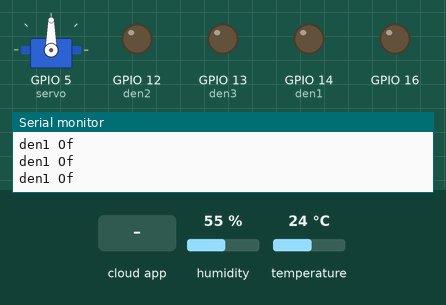
Bench run of a sketch on a simulated ESP8266 (NodeMCU). On the bench: servo, output pins drawn as LEDs (lit = HIGH), the last lines printed to the serial monitor. The inputs (shaded band) are chosen by the test bench; at power-on: humidity 55 %, temperature 24 °C. WiFi joins after 1.5 s; servers stay silent unless stated; network time is answered at once with the bench clock; the local clock reads 2024-03-15 10:24:30 at power-on unless the sketch sets it; the Firebase database answers and starts empty.

Above: at 3.4 s.
3.5 s: the phone or cloud app sets door to 1
At 7.5 s:
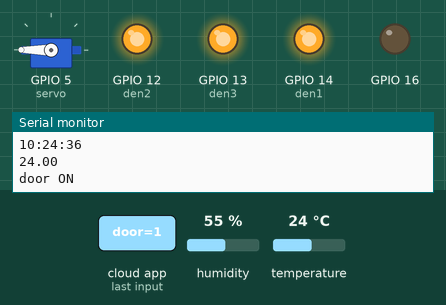
8.2 s: the phone or cloud app sets kitchen to 0
At 10.5 s:
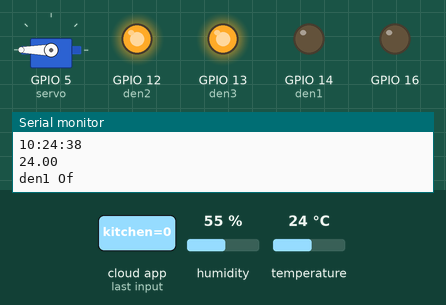
10.9 s: the phone or cloud app sets living to 0
At 12.6 s:
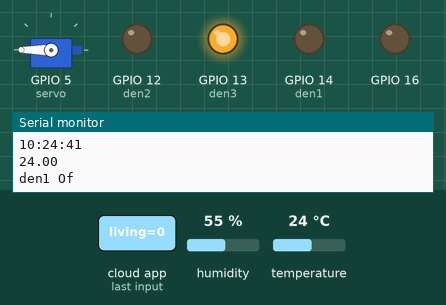
13.6 s: the phone or cloud app sets kitchen to 1
At 15.7 s:
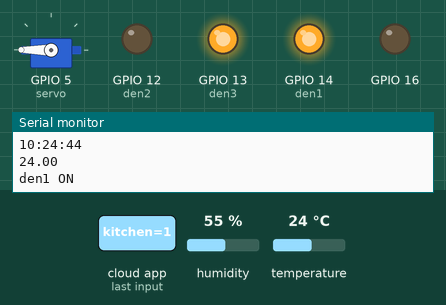
16.1 s: the phone or cloud app sets bedroom to 0
At 18.6 s:
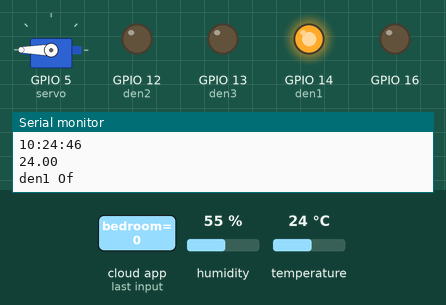
18.9 s: the phone or cloud app sets living to 1
At 20.4 s:
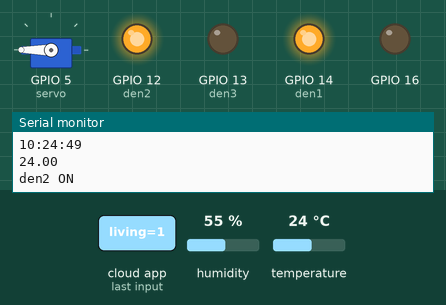
Timing chart, 0 to 21.9 s (numbered marks = the images above; inputs shaded):
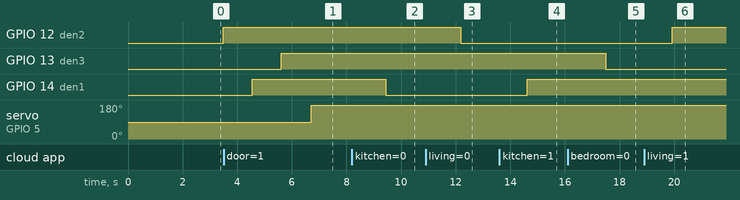

The sketch:

testwifimanager.ino
```cpp
#include <WiFiUdp.h>
#include <NTPClient.h>


#include <DNSServer.h>
#include <ESP8266WebServer.h>
#include <WiFiManager.h>

#include <Servo.h>
#include <DHT.h>

#include <ArduinoJson.h>
#include <FirebaseESP8266.h>
#include <ESP8266WiFi.h>

Servo servo;
WiFiUDP ntpUDP;
NTPClient timeClient(ntpUDP,"2.asia.pool.ntp.org",7*3600);

#define chandht 4
#define loaidht DHT11
DHT dht(chandht,loaidht);

#define den1 14
#define den2 12
#define den3 13

#define FIREBASE_HOST "my-application-fa381-default-rtdb.firebaseio.com/"
#define FIREBASE_AUTH "4VjAKP8HiD6WEnjHoVut9X93c3NzU7GTwvP0ZrfQ"

FirebaseData firebaseData;
FirebaseJson json;

float nhietdo,pre_nhietdo=0;
float doam,pre_doam=0;
String path = "/";
String a,pre_a=" ";
String b,pre_b=" ";
String c,pre_c=" ";
String d,pre_d=" ";
int t=0;
int check_connect=1;
int hour,minute;
int lhour,lmin,lshour,lsmin;
int khour,kmin,kshour,ksmin;
int bhour,bmin,bshour,bsmin;

void configModeCallback (WiFiManager *myWiFiManager)
{
  Serial.println("Entered config mode");
  Serial.println(WiFi.softAPIP());
  Serial.println(myWiFiManager->getConfigPortalSSID());
}


void setup() {

  Serial.begin(9600);
  pinMode(16,OUTPUT);
  pinMode(den1,OUTPUT);
  pinMode(den2,OUTPUT);
  pinMode(den3,OUTPUT);

  // servo
  servo.attach(5);
  servo.write(90);
  // sensor begin
    dht.begin();
  // start to connect to wifi
    WiFiManager wifiManager;
    wifiManager.autoConnect("config wifi_esp", "123456789");
//      wifiManager.setAPCallback(configModeCallback);
//      if (!wifiManager.autoConnect())
//      {
//        Serial.println("failed to connect and hit timeout");
//        ESP.reset();
//        delay(1000);
//      }
      Serial.println("connected...yeey :)");
  // start to connect to firebase
    Firebase.begin(FIREBASE_HOST, FIREBASE_AUTH);
    Firebase.reconnectWiFi(true);
    if(!Firebase.beginStream(firebaseData, path))
    {
    Serial.println("reason: " + firebaseData.errorReason());
    Serial.println();
    }
     Firebase.setFloat(firebaseData, path + "/living",0);
     Firebase.setFloat(firebaseData, path + "/kitchen",0);
     Firebase.setFloat(firebaseData, path + "/bedroom",0);
     Firebase.setFloat(firebaseData, path + "/door",0);
     t=millis();
     timeClient.begin();
     digitalWrite(16,LOW);

    //timeClient.setTimeOffset(25200);
}

void loop() {
  // put your main code here, to run repeatedly
  if(millis()-t>1000){

      timeClient.update();
      Serial.println(timeClient.getFormattedTime());
      hour=timeClient.getHours();
      minute=timeClient.getMinutes();
      nhietdo = dht.readTemperature();
      doam = dht.readHumidity();
      Serial.println(nhietdo);
      if(nhietdo!=pre_nhietdo){
        Firebase.setFloat(firebaseData, path + "/temp",nhietdo);
        pre_nhietdo=nhietdo;
      }
      if(doam!=pre_doam){
         Firebase.setFloat(firebaseData, path + "/hum",doam);
         pre_doam=doam;
      }
      Firebase.setFloat(firebaseData, path + "/connect",check_connect);
      check_connect=-check_connect;
      t=millis();
    }
  //--------------------------------- control ---------------------------------------
  if(Firebase.getString(firebaseData, path + "door"))   d= firebaseData.stringData();
  if(d!=pre_d){
      if (d =="1") {
    Serial.println("door ON");
    servo.write(180);
    }else{
     servo.write(90);
      }
    pre_d=d;
    //delay(10);
    }
  if(Firebase.getString(firebaseData, path + "kitchen"))   a= firebaseData.stringData();
  if(a!=pre_a){
    if (a =="1") {
      Serial.println("den1 ON");
      digitalWrite(den1, HIGH);
    }else{
      Serial.println("den1 Of");
      digitalWrite(den1, LOW);
      }
    pre_a=a;
    delay(10);
    }

   if(Firebase.getString(firebaseData, path + "living"))   b= firebaseData.stringData();
   if(b!=pre_b){
      if (b =="1") {
      Serial.println("den2 ON");
      digitalWrite(den2, HIGH);

    }else{
      Serial.println("den1 Of");
      digitalWrite(den2, LOW);

      }
    pre_b=b;
    delay(10);
    }
    if(Firebase.getString(firebaseData, path + "bedroom"))   c= firebaseData.stringData();
    if(c!=pre_c){
        if (c =="1") {
    Serial.println("den3 ON");
    digitalWrite(den3, HIGH);


    }else{
      Serial.println("den1 Of");
      digitalWrite(den3, LOW);

      }
      pre_c=c;
      delay(10);
    }


    // ------------------------------alarm---------------------------------------------------------------
    // living
    if(Firebase.getInt(firebaseData, path + "l_hour"))   lhour= firebaseData.intData();
    if(Firebase.getInt(firebaseData, path + "l_min"))   lmin= firebaseData.intData();
    if(Firebase.getInt(firebaseData, path + "l_shour"))   lshour= firebaseData.intData();
    if(Firebase.getInt(firebaseData, path + "l_smin"))   lsmin= firebaseData.intData();
    if(hour==lhour&&minute==lmin){
        digitalWrite(den2,HIGH);
        b="1";
        Firebase.setFloat(firebaseData, path + "/living",1);
        Firebase.setFloat(firebaseData, path + "/l_hour",-1);
        Firebase.setFloat(firebaseData, path + "/l_min",-1);
        delay(10);
    }else if(hour==lshour&&minute==lsmin){
        digitalWrite(den2,LOW);
        b="0";
        Firebase.setFloat(firebaseData, path + "/living",0);
        Firebase.setFloat(firebaseData, path + "/l_shour",-1);
        Firebase.setFloat(firebaseData, path + "/l_smin",-1);
        delay(10);
      }

    //kitchen
    if(Firebase.getInt(firebaseData, path + "k_hour"))   khour= firebaseData.intData();
    if(Firebase.getInt(firebaseData, path + "k_min"))   kmin= firebaseData.intData();
    if(Firebase.getInt(firebaseData, path + "k_shour"))   kshour= firebaseData.intData();
    if(Firebase.getInt(firebaseData, path + "k_smin"))   ksmin= firebaseData.intData();
     if(hour==khour&&minute==kmin){
      a="1";
      digitalWrite(den1,HIGH);
      Firebase.setFloat(firebaseData, path + "/kitchen",1);
      Firebase.setFloat(firebaseData, path + "/k_hour",-1);
       Firebase.setFloat(firebaseData, path + "/k_min",-1);
        delay(10);
    }else if(hour==kshour&&minute==ksmin){
      a="0";
      digitalWrite(den1,LOW);
      Firebase.setFloat(firebaseData, path + "/kitchen",0);
      Firebase.setFloat(firebaseData, path + "/k_shour",-1);
      Firebase.setFloat(firebaseData, path + "/k_smin",-1);
       delay(10);
      }

    //bedroom
    if(Firebase.getInt(firebaseData, path + "b_hour"))   bhour= firebaseData.intData();
    if(Firebase.getInt(firebaseData, path + "b_min"))   bmin= firebaseData.intData();
    if(Firebase.getInt(firebaseData, path + "b_shour"))   bshour=firebaseData.intData();
    if(Firebase.getInt(firebaseData, path + "b_smin"))   bsmin= firebaseData.intData();
     if(hour==bhour&&minute==bmin){
      c="1";
      digitalWrite(den3,HIGH);
      Firebase.setFloat(firebaseData, path + "/bedroom",1);
        Firebase.setFloat(firebaseData, path + "/b_hour",-1);
       Firebase.setFloat(firebaseData, path + "/b_min",-1);
        delay(10);
    }else if(hour==bshour&&minute==bsmin){
      c="0";
      digitalWrite(den3,LOW);
      Firebase.setFloat(firebaseData, path + "/bedroom",0);
              Firebase.setFloat(firebaseData, path + "/b_shour",-1);
       Firebase.setFloat(firebaseData, path + "/b_smin",-1);
        delay(10);
      }
}
```

Measured:
- after the input at 3.5 s, servo on GPIO 5 (servo): 90° → 180° after 3.2 s
- after the input at 8.2 s, GPIO 14 (den1): HIGH → LOW after 1.2 s
- after the input at 10.9 s, GPIO 12 (den2): HIGH → LOW after 1.3 s
- after the input at 13.6 s, GPIO 14 (den1): LOW → HIGH after 1.0 s
- after the input at 16.1 s, GPIO 13 (den3): HIGH → LOW after 1.4 s
- after the input at 18.9 s, GPIO 12 (den2): LOW → HIGH after 1.0 s
